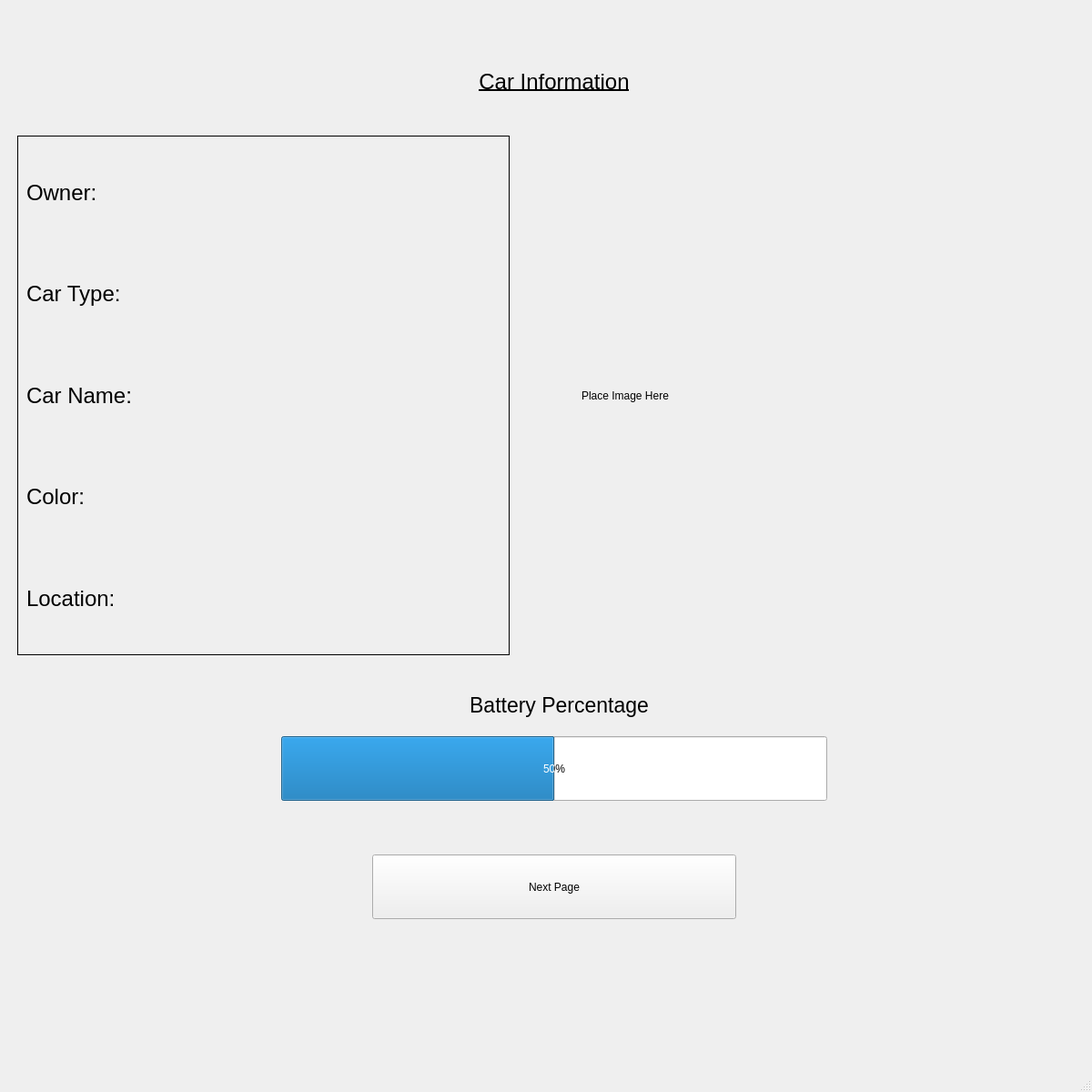
<?xml version="1.0" encoding="UTF-8"?>
<ui version="4.0">
 <class>MainWindow</class>
 <widget class="QMainWindow" name="MainWindow">
  <property name="geometry">
   <rect>
    <x>0</x>
    <y>0</y>
    <width>1200</width>
    <height>1200</height>
   </rect>
  </property>
  <property name="minimumSize">
   <size>
    <width>1200</width>
    <height>1200</height>
   </size>
  </property>
  <property name="maximumSize">
   <size>
    <width>1200</width>
    <height>1200</height>
   </size>
  </property>
  <property name="windowTitle">
   <string>MainWindow</string>
  </property>
  <widget class="QWidget" name="centralwidget">
   <layout class="QHBoxLayout" name="horizontalLayout">
    <item>
     <widget class="QStackedWidget" name="stackedPages">
      <widget class="QWidget" name="carInformationPage">
       <widget class="QPushButton" name="nextPageButton">
        <property name="geometry">
         <rect>
          <x>400</x>
          <y>930</y>
          <width>400</width>
          <height>71</height>
         </rect>
        </property>
        <property name="text">
         <string>Next Page</string>
        </property>
       </widget>
       <widget class="QProgressBar" name="batteryPercentageBar">
        <property name="geometry">
         <rect>
          <x>300</x>
          <y>800</y>
          <width>600</width>
          <height>71</height>
         </rect>
        </property>
        <property name="value">
         <number>50</number>
        </property>
       </widget>
       <widget class="QLabel" name="pageTitleLabel">
        <property name="geometry">
         <rect>
          <x>500</x>
          <y>50</y>
          <width>200</width>
          <height>61</height>
         </rect>
        </property>
        <property name="font">
         <font>
          <pointsize>18</pointsize>
          <underline>true</underline>
         </font>
        </property>
        <property name="text">
         <string>Car Information</string>
        </property>
        <property name="alignment">
         <set>Qt::AlignCenter</set>
        </property>
       </widget>
       <widget class="QLabel" name="imageLabel">
        <property name="geometry">
         <rect>
          <x>630</x>
          <y>150</y>
          <width>501</width>
          <height>551</height>
         </rect>
        </property>
        <property name="text">
         <string>Place Image Here</string>
        </property>
       </widget>
       <widget class="QLabel" name="batteryPercentageLabel">
        <property name="geometry">
         <rect>
          <x>380</x>
          <y>730</y>
          <width>451</width>
          <height>71</height>
         </rect>
        </property>
        <property name="font">
         <font>
          <pointsize>17</pointsize>
         </font>
        </property>
        <property name="text">
         <string>Battery Percentage</string>
        </property>
        <property name="alignment">
         <set>Qt::AlignCenter</set>
        </property>
       </widget>
       <widget class="QFrame" name="infoFrame">
        <property name="geometry">
         <rect>
          <x>10</x>
          <y>140</y>
          <width>541</width>
          <height>571</height>
         </rect>
        </property>
        <property name="frameShape">
         <enum>QFrame::Box</enum>
        </property>
        <layout class="QGridLayout" name="gridLayout">
         <item row="1" column="0">
          <widget class="QLabel" name="carTypeLabel">
           <property name="font">
            <font>
             <pointsize>18</pointsize>
            </font>
           </property>
           <property name="text">
            <string>Car Type:</string>
           </property>
          </widget>
         </item>
         <item row="2" column="0">
          <widget class="QLabel" name="carNameLabel">
           <property name="font">
            <font>
             <pointsize>18</pointsize>
            </font>
           </property>
           <property name="text">
            <string>Car Name:</string>
           </property>
          </widget>
         </item>
         <item row="3" column="0">
          <widget class="QLabel" name="colorLabel">
           <property name="font">
            <font>
             <pointsize>18</pointsize>
            </font>
           </property>
           <property name="text">
            <string>Color:</string>
           </property>
          </widget>
         </item>
         <item row="4" column="0">
          <widget class="QLabel" name="locationLabel">
           <property name="font">
            <font>
             <pointsize>18</pointsize>
            </font>
           </property>
           <property name="text">
            <string>Location:</string>
           </property>
          </widget>
         </item>
         <item row="0" column="0">
          <widget class="QLabel" name="ownerLabel">
           <property name="font">
            <font>
             <pointsize>18</pointsize>
            </font>
           </property>
           <property name="text">
            <string>Owner:</string>
           </property>
          </widget>
         </item>
        </layout>
       </widget>
      </widget>
      <widget class="QWidget" name="memberPage">
       <widget class="QLabel" name="memberListLabel">
        <property name="geometry">
         <rect>
          <x>480</x>
          <y>30</y>
          <width>241</width>
          <height>51</height>
         </rect>
        </property>
        <property name="maximumSize">
         <size>
          <width>300</width>
          <height>80</height>
         </size>
        </property>
        <property name="text">
         <string>Member List</string>
        </property>
        <property name="alignment">
         <set>Qt::AlignCenter</set>
        </property>
       </widget>
       <widget class="QListWidget" name="listWidget">
        <property name="geometry">
         <rect>
          <x>200</x>
          <y>100</y>
          <width>800</width>
          <height>591</height>
         </rect>
        </property>
        <property name="maximumSize">
         <size>
          <width>800</width>
          <height>800</height>
         </size>
        </property>
        <property name="font">
         <font>
          <pointsize>12</pointsize>
         </font>
        </property>
       </widget>
       <widget class="QPushButton" name="addMemberButton">
        <property name="geometry">
         <rect>
          <x>210</x>
          <y>750</y>
          <width>380</width>
          <height>70</height>
         </rect>
        </property>
        <property name="minimumSize">
         <size>
          <width>0</width>
          <height>70</height>
         </size>
        </property>
        <property name="maximumSize">
         <size>
          <width>500</width>
          <height>70</height>
         </size>
        </property>
        <property name="text">
         <string>Add Member</string>
        </property>
       </widget>
       <widget class="QPushButton" name="pageBackwardsButton">
        <property name="geometry">
         <rect>
          <x>350</x>
          <y>910</y>
          <width>500</width>
          <height>70</height>
         </rect>
        </property>
        <property name="minimumSize">
         <size>
          <width>500</width>
          <height>70</height>
         </size>
        </property>
        <property name="maximumSize">
         <size>
          <width>500</width>
          <height>70</height>
         </size>
        </property>
        <property name="text">
         <string>Go Back</string>
        </property>
       </widget>
       <widget class="QPushButton" name="removeMemberButton">
        <property name="geometry">
         <rect>
          <x>610</x>
          <y>750</y>
          <width>380</width>
          <height>70</height>
         </rect>
        </property>
        <property name="minimumSize">
         <size>
          <width>0</width>
          <height>70</height>
         </size>
        </property>
        <property name="maximumSize">
         <size>
          <width>500</width>
          <height>70</height>
         </size>
        </property>
        <property name="text">
         <string>Remove Member</string>
        </property>
       </widget>
      </widget>
     </widget>
    </item>
   </layout>
  </widget>
  <widget class="QMenuBar" name="menubar">
   <property name="geometry">
    <rect>
     <x>0</x>
     <y>0</y>
     <width>1200</width>
     <height>37</height>
    </rect>
   </property>
  </widget>
  <widget class="QStatusBar" name="statusbar"/>
 </widget>
 <resources/>
 <connections/>
</ui>
